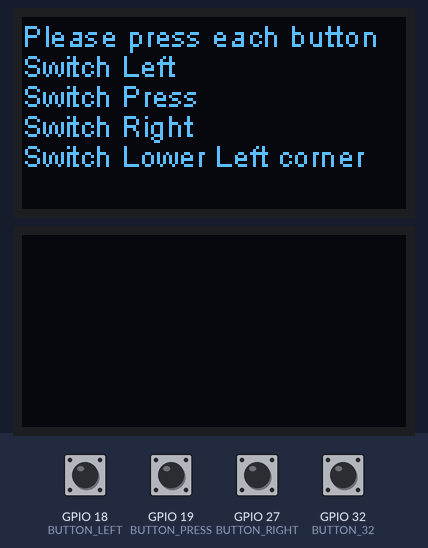
Simulated run of this sketch. Board: ESP32. Parts: 2 × 128×64 one-colour display. The inputs (shaded band) are chosen by the test bench; at power-on: GPIO 18 (BUTTON_LEFT), GPIO 19 (BUTTON_PRESS), GPIO 27 (BUTTON_RIGHT), GPIO 32 (BUTTON_32) HIGH.

Above: at 1.2 s.
1.3 s: GPIO 18 (BUTTON_LEFT) pulled LOW for 0.15 s
At 2.5 s:
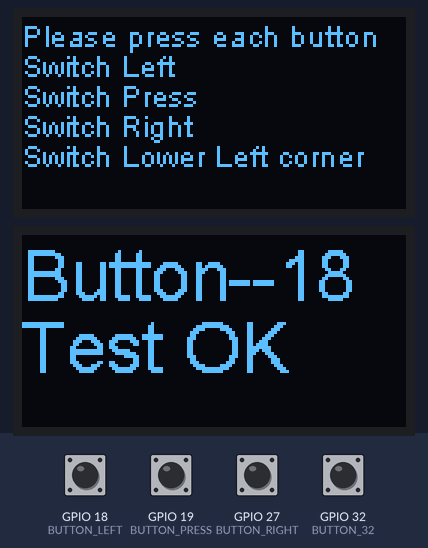
2.9 s: GPIO 19 (BUTTON_PRESS) pulled LOW for 0.15 s
At 3.8 s:
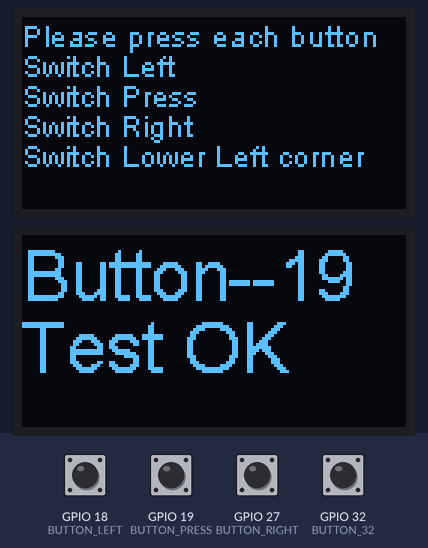
4.5 s: GPIO 27 (BUTTON_RIGHT) pulled LOW for 0.15 s
At 5.0 s:
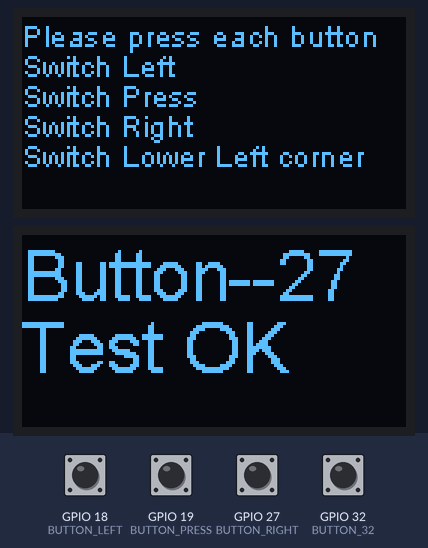
6.1 s: GPIO 32 (BUTTON_32) pulled LOW for 0.15 s
At 7.4 s:
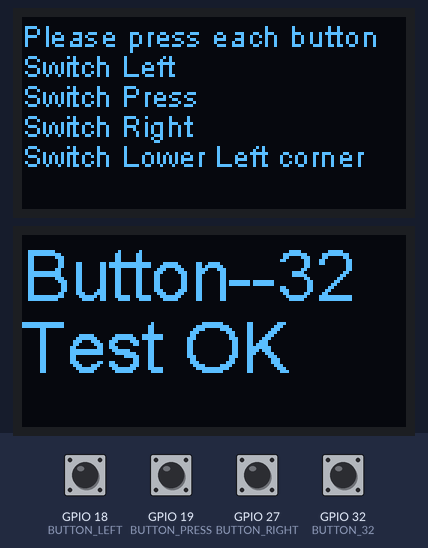
Timing chart, 0 to 8.7 s (numbered marks = the images above; inputs shaded):
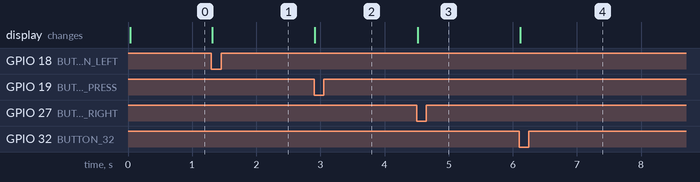

Measured:
- after the input at 1.3 s, the display: changes at once (image 1)
- after the input at 2.9 s, the display: changes at once (image 2)
- after the input at 4.5 s, the display: changes at once (image 3)
- after the input at 6.1 s, the display: changes at once (image 4)

The sketch:

ButtonTest.ino
```cpp
#include "SH1106.h"
#define BUTTON_PRESS   19
#define BUTTON_LEFT    18
#define BUTTON_RIGHT   27
#define BUTTON_32   32

SH1106  display1(0x3d,21,22);
SH1106  display2(0x3c,21,22);

void setup() {
  pinMode(BUTTON_LEFT,INPUT_PULLUP);
  pinMode(BUTTON_PRESS,INPUT_PULLUP);
  pinMode(BUTTON_RIGHT,INPUT_PULLUP);
  pinMode(BUTTON_32,INPUT_PULLUP);

  display1.init();
  display1.flipScreenVertically();
  display1.setFont(ArialMT_Plain_10);
  delay(10);
  display1.clear();
  display1.drawString( 0, 0, "Please press each button");
  display1.drawString( 0, 10, "Switch Left");
  display1.drawString( 0, 20, "Switch Press");
  display1.drawString( 0, 30, "Switch Right");
  display1.drawString( 0, 40, "Switch Lower Left corner");
  display1.display();


  display2.init();
  display2.flipScreenVertically();
  display2.setFont(ArialMT_Plain_24);
  delay(10);
  display2.clear();
  display2.display();
}

void loop() {


  if(digitalRead(BUTTON_LEFT)== LOW)
  {display2.clear();
   display2.drawString( 0, 0, "Button--18");
   display2.drawString( 0, 24, "Test OK");
   display2.display();
  }
    if(digitalRead(BUTTON_RIGHT)== LOW)
  {display2.clear();
   display2.drawString( 0, 0, "Button--27");
   display2.drawString( 0, 24, "Test OK");
   display2.display();
  }
    if(digitalRead(BUTTON_PRESS)== LOW)
  {display2.clear();
   display2.drawString( 0, 0, "Button--19");
   display2.drawString( 0, 24, "Test OK");
   display2.display();
  }
      if(digitalRead(BUTTON_32)== LOW)
  {display2.clear();
   display2.drawString( 0, 0, "Button--32");
   display2.drawString( 0, 24, "Test OK");
   display2.display();
  }
}
```
